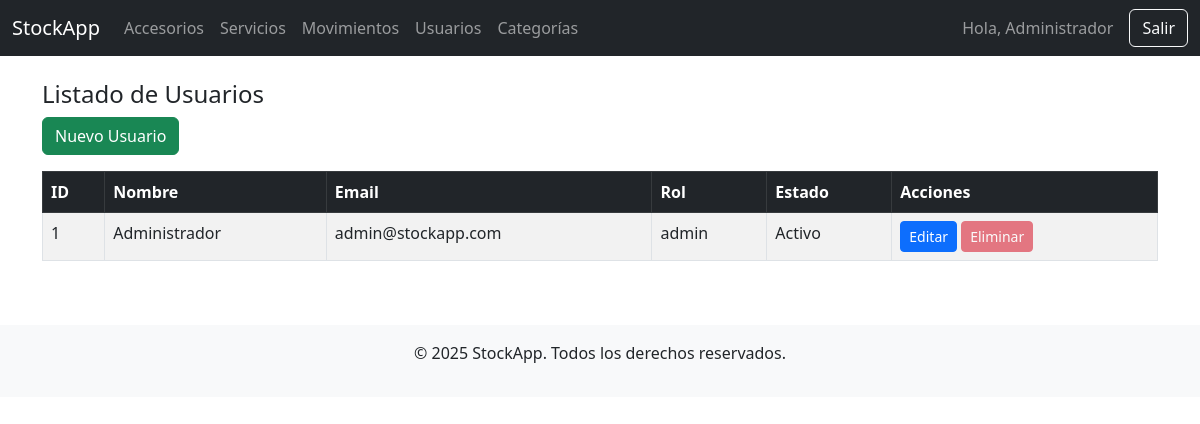
/usuarios/listar.php (signed in), run on the app's committed database.
### tables this page shows
CREATE TABLE `usuarios` (
  `id` int(11) NOT NULL,
  `nombre` varchar(100) NOT NULL,
  `email` varchar(100) NOT NULL,
  `password` varchar(255) NOT NULL,
  `rol` enum('admin','empleado') DEFAULT 'empleado',
  `activo` tinyint(1) DEFAULT 1,
  `creado_en` timestamp NOT NULL DEFAULT current_timestamp()
);

### usuarios/listar.php (the view, shortened to what this page needs)
<?php
require_once '../config/database.php';
include '../includes/header.php';
include '../includes/navbar.php';
$usuarios = $pdo->query("SELECT * FROM usuarios ORDER BY creado_en ASC")->fetchAll();
?>
<div class="container mt-4">
    <h4>Listado de Usuarios</h4>
    <a href="crear.php" class="btn btn-success mb-3">Nuevo Usuario</a>
    <table class="table table-striped table-bordered">
        <thead class="table-dark">
            <tr>
                <th>ID</th>
                <th>Nombre</th>
                <th>Email</th>
                <th>Rol</th>
                <th>Estado</th>
                <th>Acciones</th>
            </tr>
        </thead>
        <tbody>
            <?php foreach ($usuarios as $u): ?>
                <tr>
                    <td><?= $u['id'] ?></td>
                    <td><?= htmlspecialchars($u['nombre']) ?></td>
                    <td><?= htmlspecialchars($u['email']) ?></td>
                    <td><?= $u['rol'] ?></td>
                    <td><?= $u['activo'] ? 'Activo' : 'Inactivo' ?></td>
                    <td>
    <a href="editar.php?id=<?= $u['id'] ?>" class="btn btn-sm btn-primary">Editar</a>
    <?php if ($u['id'] == $_SESSION['usuario_id']): ?>
        <button class="btn btn-sm btn-danger" disabled title="No puedes eliminar tu propio usuario">Eliminar</button>
    <?php else: ?>
        <a href="eliminar.php?id=<?= $u['id'] ?>" class="btn btn-sm btn-danger"
           onclick="return confirm('¿Estás seguro de eliminar este usuario?');">Eliminar</a>
    <?php endif; ?>
</td>
                </tr>
            <?php endforeach; ?>
        </tbody>
    </table>
</div>
<?php include '../includes/footer.php'; ?>

### data on the page
usuarios: id "1", nombre "Administrador", email "admin@stockapp.com", rol "admin", activo "Activo", shows "Eliminar"

### other printed values
$_SESSION['nombre'] "Administrador"
